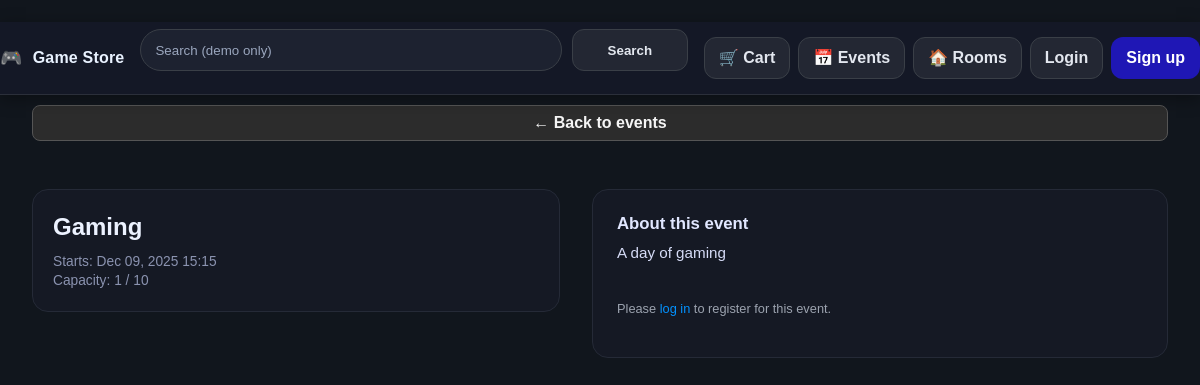
The app's page /events/1/ with its own data.
### catalog/models.py (models this page shows, shortened)
class Event(models.Model):
    title = models.CharField(max_length=200)
    slug = models.SlugField(unique=True)
    description = models.TextField(blank=True)
    date = models.DateField(default=timezone.now)
    start_time = models.DateTimeField(default=timezone.now)
    capacity = models.PositiveIntegerField(default=0)
    created_at = models.DateTimeField(auto_now_add=True)
    class Meta:
        ordering = ["date", "start_time"]
    @property
    def registrations_count(self):
        return self.registrations.count()

### catalog/views.py (the view)
# urls.py: path("events/<slug:slug>/", views.event_detail, name="event_detail"),
def event_detail(request, slug):
    event = get_object_or_404(Event, slug=slug)
    is_registered = False
    if request.user.is_authenticated:
        is_registered = EventRegistration.objects.filter(
            event=event, user=request.user
        ).exists()
    current_count = EventRegistration.objects.filter(event=event).count()
    context = {
        "event": event,
        "is_registered": is_registered,
        "current_count": current_count,
    }
    return render(request, "events/event_detail.html", context)

### templates/events/event_detail.html (shortened to what this page needs)
{% extends "base.html" %}
{% block content %}
  <p>
    <a href="{% url 'event_list' %}" class="btn btn-sm btn-secondary">
      ← Back to events
    </a>
  </p>
  <section class="tt-detail-page">
    <div class="tt-detail-layout">
      <div class="tt-detail-media">
        <h1 class="tt-detail-title">{{ event.title }}</h1>
        <p class="tt-detail-meta">
          Starts: {{ event.start_time|date:"M d, Y H:i" }}
        </p>
        {% if event.capacity %}
          <p class="tt-detail-meta">
            Capacity: {{ event.registrations_count }} / {{ event.capacity }}
          </p>
        {% else %}
          <p class="tt-detail-meta">
            Capacity: Unlimited
          </p>
        {% endif %}
      </div>
      <div class="tt-detail-info">
        <div class="tt-detail-description">
          <h2>About this event</h2>
          <p>
            {{ event.description|default:"No description provided."|linebreaks }}
          </p>
        </div>
        <div class="tt-detail-actions" style="margin-top: 24px;">
          {% if user.is_authenticated %}
            {% if user_registration %}
              <span class="auction-footer-meta">
                ✅ You are registered for this event.
              </span>
            {% else %}
              {% if event.capacity and event.registrations_count >= event.capacity %}
                <span class="auction-footer-meta">
                  ❌ This event is full.
                </span>
              {% else %}
                <form method="post" action="{% url 'event_register' event.slug %}">
                  {% csrf_token %}
                  <button type="submit" class="btn btn-primary">
                    Register for this Event
                  </button>
                </form>
              {% endif %}
            {% endif %}
          {% else %}
            <p class="auction-footer-meta">
              Please <a href="{% url 'login' %}?next={% url 'event_detail' event.slug %}">log in</a>
              to register for this event.
            </p>
          {% endif %}
        </div>
      </div>
    </div>
  </section>
{% endblock %}

### static/css/app.css (style rules this page uses)
:root { --tt-control-h: 42px; --tt-radius: 12px; --bg: #11161d; --panel: #3a3a3a; --ink: #f5f5f5; --muted: #cfcfcf; --blue: #0392ff; --indigo: #1f17b5; }
*, *::before, *::after { box-sizing: border-box; }
html, body { height: 100%; }
html { -webkit-text-size-adjust: 100%; }
body { margin: 0; background: var(--bg); color: var(--ink); font-family: Arial, Helvetica, sans-serif; line-height: 1.4; padding-top: 0 !important; }
a { color: var(--blue); text-decoration: none; }
.page-content > :first-child { margin-top: 0; }
.btn { display: inline-flex; align-items: center; justify-content: center; height: 44px; border-radius: 8px; font-weight: 600; cursor: pointer; text-decoration: none; transition: background-color .25s, border-color .25s, color .25s, transform .04s; border: 1px solid transparent; }
.btn-primary, .btn-secondary { width: 100%; }
.btn-secondary { background: #2c2c2c; border: 1px solid #555; color: #f5f5f5; margin-top: 10px; }
.btn-sm { height:36px; padding:0 12px; }
.tt-detail-page { padding-top: 32px; padding-bottom: 48px; }
.tt-detail-layout { display: grid; grid-template-columns: minmax(0, 1.1fr) minmax(0, 1.2fr); gap: 32px; align-items: flex-start; }
.tt-detail-media { background: #151924; border-radius: 16px; border: 1px solid #252a37; padding: 20px; }
.tt-detail-info { background: #151924; border-radius: 16px; border: 1px solid #252a37; padding: 22px 24px 26px; }
.tt-detail-title { margin: 0 0 8px; font-size: 1.5rem; color: #ecf2ff; }
.tt-detail-meta { margin: 0; color: #8b93b0; font-size: 0.86rem; }
.tt-detail-description h2 { font-size: 1.05rem; margin: 0 0 6px; color: #e1e7ff; }
.tt-detail-description p { margin: 0; font-size: 0.95rem; color: #d6dcf7; }
.tt-detail-actions { margin-top: 20px; display: flex; gap: 10px; }
.auction-footer-meta { font-size: 0.8rem; color: #9ca3af; }

### records on screen
Event: title "Gaming", start_time "Dec 09, 2025 15:15", registrations_count "1", capacity "10", description "A day of gaming"
